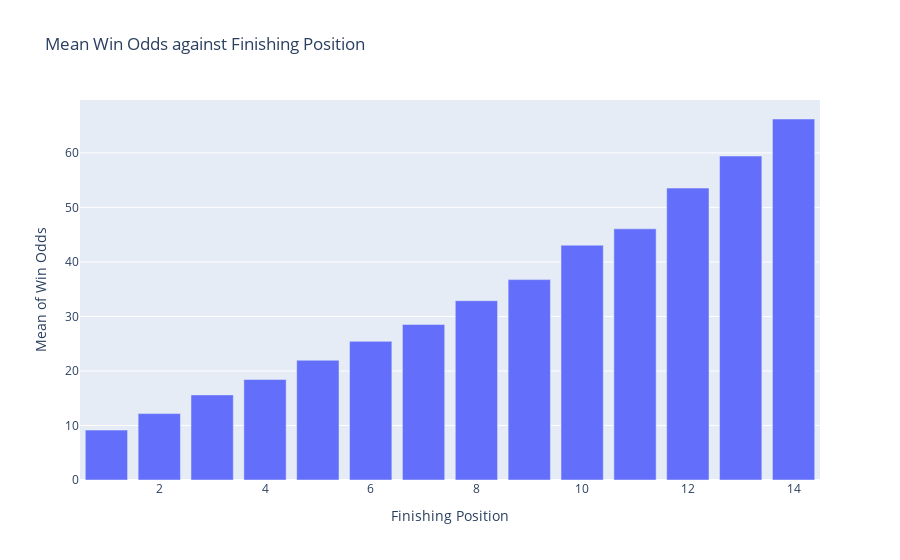

Notebook code for this chart:
### Code cell
plt.figure(figsize=(10, 5))
fig=px.bar(x=df_train['finishing_position'].unique(), y=df_train.groupby('finishing_position')['win_odds'].mean(),
           title='Mean Win Odds against Finishing Position',labels={'x':'Finishing Position','y':'Mean of Win Odds'})

fig.show()

### Figure 1 — Plotly figure (JSON) as saved in the notebook; plotly's stock layout.template omitted (floating-point values rounded to 4 significant figures)
{"data": [{"alignmentgroup": "True", "hovertemplate": "Finishing Position=%{x}<br>Mean of Win Odds=%{y}<extra></extra>", "legendgroup": "", "marker": {"color": "#636efa", "pattern": {"shape": ""}}, "name": "", "offsetgroup": "", "orientation": "v", "showlegend": false, "textposition": "auto", "type": "bar", "x": [1, 2, 3, 4, 5, 6, 7, 8, 9, 10, 11, 12, 13, 14], "xaxis": "x", "y": [9.151, 12.18, 15.61, 18.43, 21.97, 25.43, 28.53, 32.88, 36.76, 43.07, 46.08, 53.54, 59.43, 66.22], "yaxis": "y"}], "layout": {"barmode": "relative", "legend": {"tracegroupgap": 0}, "title": {"text": "Mean Win Odds against Finishing Position"}, "xaxis": {"anchor": "y", "domain": [0, 1], "title": {"text": "Finishing Position"}}, "yaxis": {"anchor": "x", "domain": [0, 1], "title": {"text": "Mean of Win Odds"}}}}
